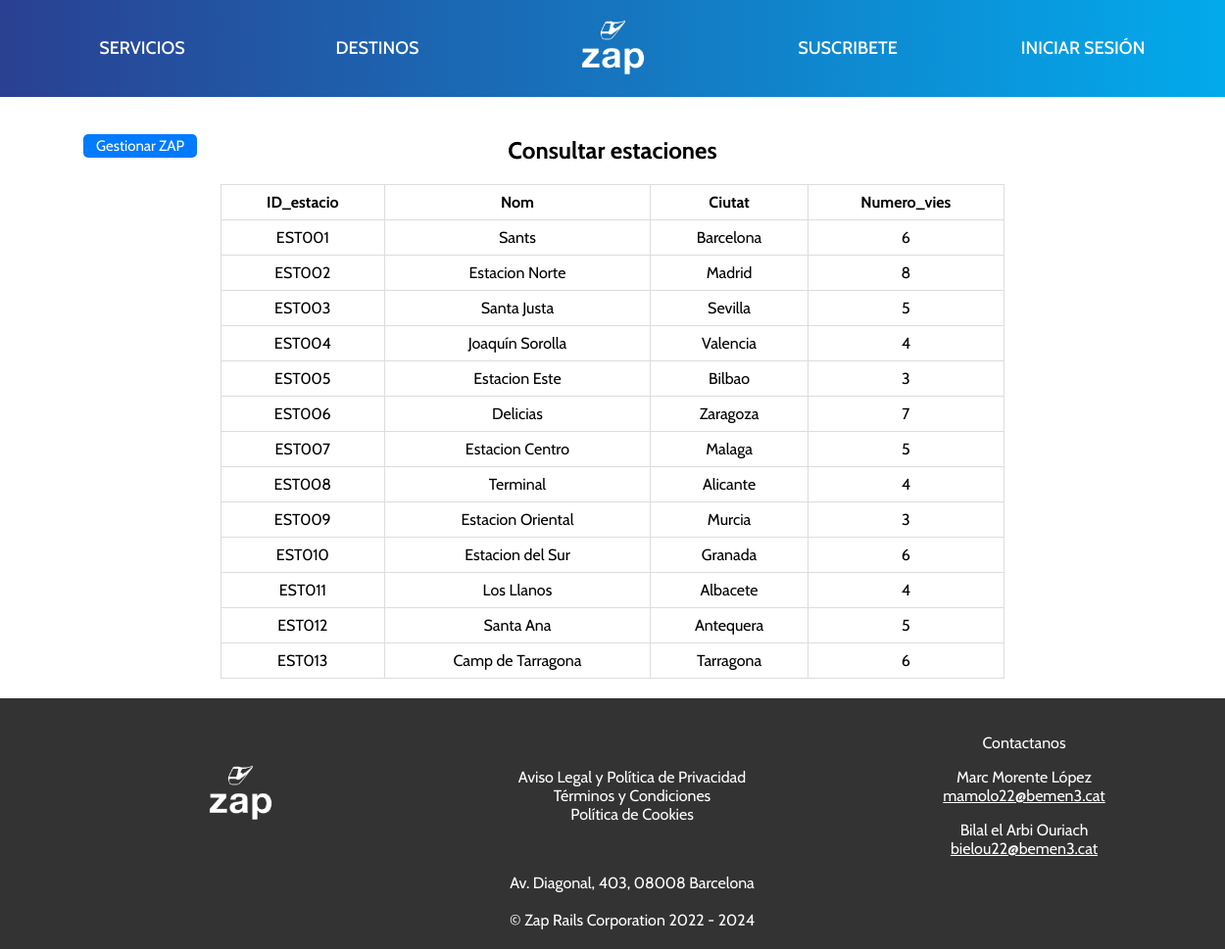
/php/zap_consultar_estaciones.php, run on the app's committed database.
### tables this page shows
CREATE TABLE ESTACIONS (
    ID_estacio VARCHAR(6) PRIMARY KEY NOT NULL,
    Nom VARCHAR(50) NOT NULL,
    Ciutat VARCHAR(20) NOT NULL,
    Numero_vies INT NOT NULL
);

### php/zap_consultar_estaciones.php (the view, shortened to what this page needs)
<!DOCTYPE html>
<html lang="es">
    <head>
        <link rel="stylesheet" href="https://cdnjs.cloudflare.com/ajax/libs/font-awesome/6.4.2/css/all.min.css" />
        <link rel="stylesheet" href="https://cdn.jsdelivr.net/npm/swiper@11/swiper-bundle.min.css"/>
        <link rel="stylesheet" href="../css/style.css">
        <link rel="stylesheet" href="../css/php.css">
        <link rel="stylesheet" href="../css/zap_consultar.css">
    </head>
    <body>
        <header>
            <div class="contenedor">
                <div class="columna"><a href="#servicios" id="nave">SERVICIOS</a></div>
                <div class="columna"><a href="#destinos" id="nave">DESTINOS</a></div>
                <div class="columna">
                    <a href="../html/index.html">
                        <img src="../img/logo3.png" alt="Logo de Zap" id="logo">
                    </a>
                </div>
                <div class="columna"><a href="../html/suscribe.html" id="nave">SUSCRIBETE</a></div>
                <div class="columna"><a href="../html/login.html" id="nave">INICIAR SESIÓN</a></div>
            </div>
        </header>
        <div class="table">
            <h2>Consultar estaciones</h2>
            <div class="cancelar">
                <a href="../html/zap_gestionar.html">Gestionar ZAP</a>
            </div>
            <?php
                $servidor = "localhost";
                $usuario = "root";
                $password = "";
                $bd = "zap_rails";
                $enlace = mysqli_connect($servidor, $usuario, $password, $bd);
                $sentencia= "SELECT * FROM estacions";
                $result=mysqli_query($enlace, $sentencia);
                $grado = mysqli_num_fields($result);
                echo "<table border=1> <tr>";
                for ($x = 0; $x < $grado; $x++) {
                    $atributo = mysqli_fetch_field($result);
                    echo "<td><b>$atributo->name</b></td>";
                }
                echo "</tr>";
                $cardinalidad = mysqli_num_rows($result);
                while ($cardinalidad!=0) {
                $fila = mysqli_fetch_row($result);
                echo "<tr>";
                for ($x = 0; $x < $grado; $x++) {
                echo "<td>";
                echo "$fila[$x]"." ";
                echo "</td>";
                }
                echo "</tr>";
                $cardinalidad--;
                }
                echo "</table>";
            ?>
        </div>
        <footer>
            <div class="contenedor">
                <div class="columna">
                    <img src="../img/logo3.png" alt="old logo" id="logo">
                </div>
                <div class="columna">
                    <a href="../html/privacidad.html">Aviso Legal y Política de Privacidad</a><br>
                    <a href="#terminos">Términos y Condiciones</a><br>
                    <a href="#terminos">Política de Cookies</a><br>
                </div>
                <div class="columna">
                    <p>
                        <a href="../html/contacto.html">Contactanos</a>
                    </p>
                    <p>
                        <a href="https://sites.google.com/bemen3.cat/ipopmorentemarc?usp=sharing">Marc Morente López</a><br>
                        <u><a class="texto-editable" contenteditable="false" onclick="seleccionarTexto()">mamolo22@bemen3.cat</a></u>
                    </p>
                    <p>
                        <a href="https://sites.google.com/bemen3.cat/ipopelarbibilal?usp=sharing">Bilal el Arbi Ouriach</a><br>
                        <u><a class="texto-editable" contenteditable="false" onclick="seleccionarTexto()">bielou22@bemen3.cat</a></u>
                    </p>
                </div>
            </div>
            <div class="contenedor">
                <div class="columna">
                    <a href="https://maps.app.goo.gl/SA1Z652ZtnRfmTXx7">Av. Diagonal, 403, 08008 Barcelona</a>
                </div>
            </div>
            <br>
            © Zap Rails Corporation 2022 - 2024
        </footer>
    </body>
</html>

### css/style.css (style rules this page uses)
body { font-family: Cabin, "Helvetica Neue", Helvetica, Arial, sans-serif; margin: 0; padding: 0; }
header { background: linear-gradient(to right, #2a4091, #02aaec); padding: 15px 0; font-weight: 500; line-height: 0.6; text-align: center; position: sticky; top: 0; z-index: 1000; }
.contenedor { display: flex; justify-content: space-between; max-width: 1200px; margin: 0 auto; }
.columna { text-align: center; flex: 1; margin: auto; }
.columna:last-child { margin-right: 0; }
#logo { width: 80px; border-radius: 20%; }
#nave { display: inline-block; text-decoration: none; color: white; font-size: 18px; padding: 10px; border-radius: 5px; transition: color 0.3s ease; }
footer { background-color: #333; color: #fff; text-align: center; padding: 20px; margin-top: auto; z-index: 1000; }
footer a { color: #fff; text-decoration: none; margin: 0 10px; transition: color 0.1s ease; }

### css/php.css (style rules this page uses)
body { text-align: center; height: 100vh; }

### css/zap_consultar.css (style rules this page uses)
body { display: flex; flex-direction: column; width: 100%; overflow-x: hidden; }
.contenedor { display: flex; justify-content: space-around; flex-wrap: wrap; }
.table { text-align: center; border-radius: 5px; padding: 20px; width: 100%; max-width: 800px; margin: 0 auto; position: relative; }
.table h2 { text-align: center; margin-bottom: 20px; }
.cancelar { position: absolute; top: 0; left: -120px; }
.cancelar a { display: inline-block; font-size: 15px; background-color: #007bff; color: #ffffff; padding: 3px 13px; margin-top: 38px; border-radius: 5px; text-decoration: none; transition: background-color 0.3s ease; }
.table table { width: 100%; border-collapse: collapse; border: 1px solid #ddd; }
.table table td, .table table th { border: 1px solid #ddd; padding: 8px; }
footer { width: 100%; z-index: 1000; align-items: center; }

### data on the page
estacions: ID_estacio "EST001", Nom "Sants", Ciutat "Barcelona", Numero_vies "6"
estacions: ID_estacio "EST002", Nom "Estacion Norte", Ciutat "Madrid", Numero_vies "8"
estacions: ID_estacio "EST003", Nom "Santa Justa", Ciutat "Sevilla", Numero_vies "5"
estacions: ID_estacio "EST004", Nom "Joaquín Sorolla", Ciutat "Valencia", Numero_vies "4"
estacions: ID_estacio "EST005", Nom "Estacion Este", Ciutat "Bilbao", Numero_vies "3"
estacions: ID_estacio "EST006", Nom "Delicias", Ciutat "Zaragoza", Numero_vies "7"
estacions: ID_estacio "EST007", Nom "Estacion Centro", Ciutat "Malaga", Numero_vies "5"
estacions: ID_estacio "EST008", Nom "Terminal", Ciutat "Alicante", Numero_vies "4"
estacions: ID_estacio "EST009", Nom "Estacion Oriental", Ciutat "Murcia", Numero_vies "3"
estacions: ID_estacio "EST010", Nom "Estacion del Sur", Ciutat "Granada", Numero_vies "6"
estacions: ID_estacio "EST011", Nom "Los Llanos", Ciutat "Albacete", Numero_vies "4"
estacions: ID_estacio "EST012", Nom "Santa Ana", Ciutat "Antequera", Numero_vies "5"
estacions: ID_estacio "EST013", Nom "Camp de Tarragona", Ciutat "Tarragona", Numero_vies "6"

### other printed values
$atributo->name "ID_estacio"
$atributo->name "Nom"
$atributo->name "Ciutat"
$atributo->name "Numero_vies"
